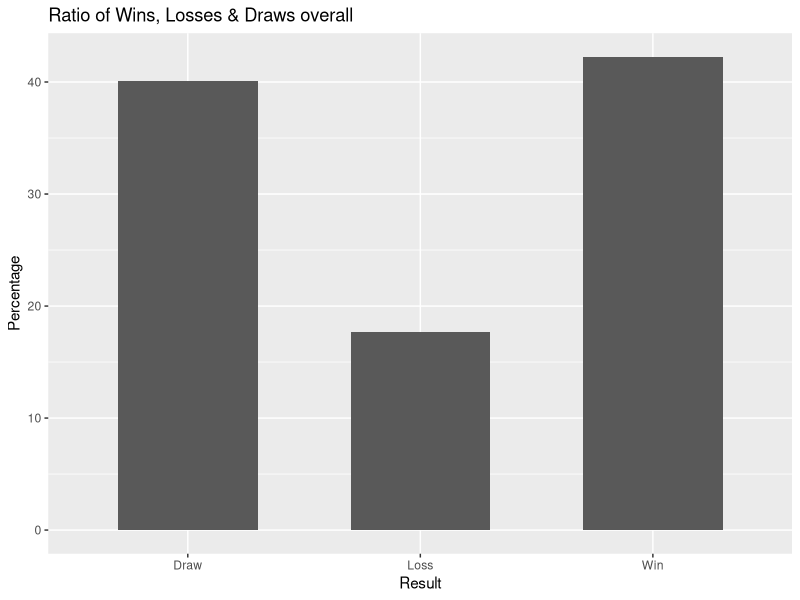
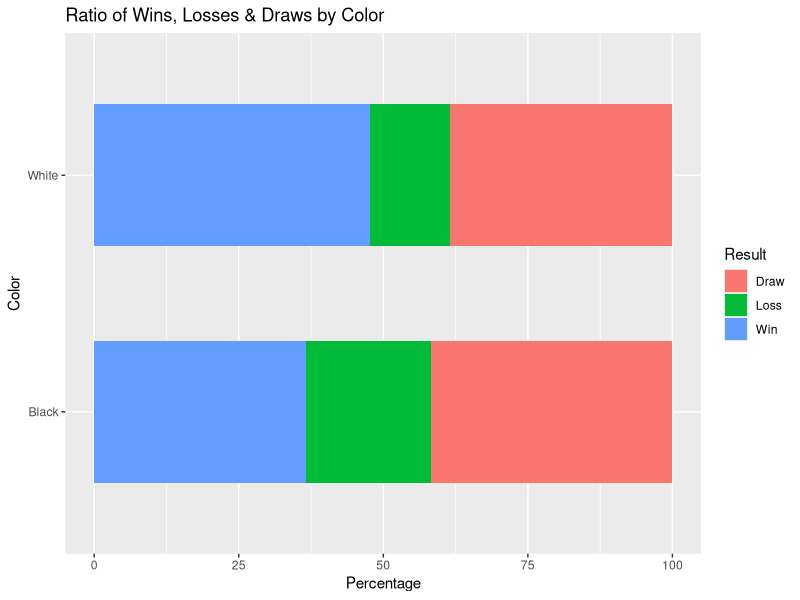

Recreate these plots in R, in order.
## ---- chunk 1
library(readr)
library(dplyr)
library(magrittr)
library(ggplot2)
library(GGally)
## ---- chunk 2
df <- read_csv("cleaned_data.csv")
## ---- chunk 3
overall_win <- df %>%
  group_by(Result) %>%
  summarise(count = n()) %>%
  mutate(Percentage = count / sum(count) * 100) %>%
  select(-count) 
overall_win
 
overall_win %>% ggplot(aes(x = Result, y = Percentage)) +
  geom_bar(stat = "identity", width = 0.6) +
  labs(title = "Ratio of Wins, Losses & Draws overall")


winrate <- df %>%
  group_by(Color, Result) %>%
  summarise(count = n()) %>%
  mutate(Percentage = count / sum(count) * 100) %>%
  select(-count) 
winrate

winrate %>% ggplot(aes(x = Color, y = Percentage, fill = Result)) +
  geom_bar(stat = "identity", width = 0.6) +
  coord_flip() +
  labs(title = "Ratio of Wins, Losses & Draws by Color")
## ---- chunk 4
overall_op <- df %>%
  group_by(Opening, Result)
  


